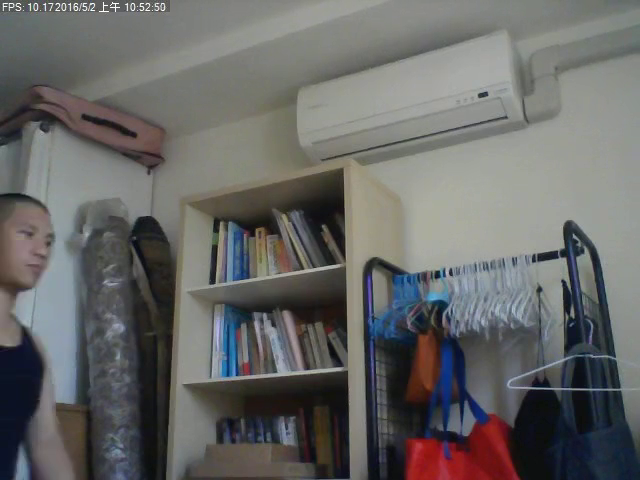
//> input picture frame 19 of FaceCounting/FaceCount/FaceTest.avi, 640 x 480 px
$ ./FaceCount   (built with g++ and OpenCV 4)
//> lines starting //> are read from the running program, lines starting //| are printed output that depends on the picture; after the words box and inside, x2 and y2 are one past the last pixel; in counts of white or black regions, pixels touching at a corner belong together
### CompressiveTracker/CompressiveTracker.cpp

#include "CompressiveTracker.h"
#include <math.h>
#include <iostream>
using namespace cv;
using namespace std;

/** \brief 0: none else: log time */
#define LOG_INIT_PERFORMANCE 0

/** \brief 0: none else: log time */
#define LOG_TRACK_PERFORMANCE 0

/** \brief 0: none else: use */
#define USE_OPENMP 2

/** \brief 0: none else: use */
#define USE_OPENMP_debug 1

/** \brief 0: none else: use */
#define USE_POINTER_FEATURE_CAL 1

#if USE_OPENMP > 0
#include <omp.h>
#endif

//------------------------------------------------
CompressiveTracker::CompressiveTracker(void)
{
	featureMinNumRect = 2;
	featureMaxNumRect = 4;	// number of rectangle from 2 to 4
	featureNum = 50;	// number of all weaker classifiers, i.e,feature pool
	rOuterPositive = 4;	// radical scope of positive samples
	rSearchWindow = 25; // size of search window
	muPositive = vector<float>(featureNum, 0.0f);
	muNegative = vector<float>(featureNum, 0.0f);
	sigmaPositive = vector<float>(featureNum, 1.0f);
	sigmaNegative = vector<float>(featureNum, 1.0f);
	learnRate = 0.85f;	// Learning rate parameter
}

CompressiveTracker::~CompressiveTracker(void)
{
}


// [549 lines left out: functions HaarFeature, sampleRect, sampleRect, getFeatureValue, classifierUpdate, radioClassifier and 7 more, not called in this run]

### FaceCounting/FaceCount/FaceCount.cpp

#include "opencv2/opencv.hpp"

#include <iostream>
#include <stdio.h>
#include <vector>
#include <stdlib.h>
#include "CompressiveTracker.h"
#include <omp.h>

#ifndef LINE_AA
/** \brief opencv putText word thickness  */
#define LINE_AA 16
#endif

#ifndef LINE_8
/** \brief opencv putText word thickness  */
#define LINE_8 8
#endif

/** \brief 0: release mode else: debug mode   Note: useless if you build opencv by yourself !!!! */
#define RUN_IN_DEBUG_MODE 0

/** \brief 0: read from file else: read from webcam */
#define READ_FROM_CAM 0

/** \brief 0: run sample code else: do detect & track */
#define USE_FANG_TRACK 1

/** \brief max string size */
#define MAX_PATH 260

/** \brief 0: do not show else: show detected eyes */
#define SHOW_EYE 0

/** \brief 0: do not show else: show detected faces */
#define SHOW_FACE 1

/** \brief 0: do not show else: show all tracking bounding box */
#define SHOW_TRACK 1

/** \brief 0: do not detect eyes else: detect eyes in detected faces */
#define DETECT_EYE 1

/** \brief 0: do not save else: save result frame as video */
#define SAVE_OUTPUT 0

/** \brief counter threshold to decide if face tracking should be delete */
#define MISS_CNT_TH 10

/** \brief counter threshold to decide if face focus on camera */
#define LOOK_CNT_TH 2

/** \brief 0: do not track else: using tracking */
#define DO_TRACK 1

/** \brief 0: do nothing else: detect memory leak in visual studio in windows */
#define WIN_VC_MEM_LEAK_DETECT 1

/** \brief Down size scale */
#define DOWN_SIZE_SCALE 0

/** \brief 0: do not modify 1:modify CT parameter */
#define SET_CT_PARAMETER 1

/** \brief 0: Full image 1: use ROI */
#define SET_FACE_DETECT_ROI 0

#if WIN_VC_MEM_LEAK_DETECT > 0
#define _CRTDBG_MAP_ALLOC
#include <crtdbg.h>
#endif

/*
double t = (double)getTickCount();
// do something ...
t = ((double)getTickCount() - t)/getTickFrequency();
*/
using namespace std;
using namespace cv;

/** Function Headers */
/** \brief only detect with classifier */
void detectAndDisplay( Mat frame );

#if USE_FANG_TRACK > 0
/** \brief detect with classifier & tracking with FCT*/
void Detect_TrackAndDisplay(Mat frame);

/** \brief matching detected objects to tracking objects*/
int VerifyNewObj(Rect Detect, vector<Rect>& Track);

/** \brief alloc the global vector of detect ROI for OpenCV BUG in Debug mode*/
void InitVector();

/** \brief free the global vector of detect ROI for OpenCV BUG in Debug mode*/
void FreeVector();
#endif


/** Global variables */
String face_cascade_name = "haarcascade_profileface.xml";	// 這模型包含側臉
// String face_cascade_name = "haarcascade_frontalface_alt.xml";	// 這模型只有正臉
String eyes_cascade_name = "haarcascade_eye.xml";
String window_name = "Face Detection & Tracking";

/** \brief face detect classifier */
CascadeClassifier CFace_Cascade;

/** \brief eye detect classifier */
CascadeClassifier CEyes_Cascade;

/** \brief frame counter */
int g_lFrameCnt = 0;
#if USE_FANG_TRACK > 0
/** \brief vector of CT tracking framework class */
vector<CompressiveTracker> vCFCT;

/** \brief vector of CT tracking face result */
vector<Rect> FacesList;

/** \brief miss detect counter of tracking objects */
vector<int> g_VlMissCnt;

/** \brief face fcous counter of tracking objects */
vector<int> g_VlLookCntForEnable;

/** \brief face fcous flag of tracking objects */
vector<bool> g_VbLookEnable;

/** \brief face detect flag of tracking objects */
vector<bool> g_VbDetect;

/** \brief local face detect result ROI */
vector<Rect> g_faces;

/** \brief local eye detect result ROI */
vector<Rect> g_eyes;

/** \brief global face detect result ROI */
vector<Rect>* g_pvEyesDetect = NULL;

/** \brief global eye detect result ROI */
vector<Rect>* g_pvFaceDetect = NULL;

/** \brief face counter */
int g_lFaceCnt = 0;

/** \brief focus counter */
int g_lLookCnt = 0;

#if SAVE_OUTPUT > 0
Size tInputSize;
int lFourcc = 0;
double eFps = 0;
VideoWriter outputVideo; // Open the output
#endif

#endif

#define MP_TEST_NUM 10000

// [104 lines left out: functions TestMP, TestMP_1, not called in this run]

#if USE_FANG_TRACK > 0
void InitVector()
{
	g_pvFaceDetect = new std::vector<cv::Rect>; //never call delete whatever you do
	g_pvEyesDetect = new std::vector<cv::Rect>; //never call delete whatever you do
}

void FreeVector()
{
#if RUN_IN_DEBUG_MODE > 0	// 這段只能在debug mode 跑 >> 不然編譯不會過
	int size = 0;
	Rect *ptFreePtr = NULL;
	double *peFreePtr = NULL;
	unsigned char *pucFreePtr = NULL;
	unsigned char *pucFreePtr_1 = NULL;
	std::_Container_proxy *pPtr = NULL;
	void *pPtr1 = NULL;

	size = sizeof(Rect);
	g_pvFaceDetect->clear();
	g_pvEyesDetect->clear();

	// 這裡很奇怪 他是function pointer 會mem leak >> 用leak大小的指標指到那邊去free
	pPtr = g_pvEyesDetect->_Myproxy();
	pPtr1 = pPtr;
	peFreePtr = (double*)pPtr1;
	free(peFreePtr);
	pPtr = g_pvFaceDetect->_Myproxy();
	pPtr1 = pPtr;
	peFreePtr = (double*)pPtr1;
	free(peFreePtr);

	// 不知為何不能直接delete vector 所以用同長度的型態指標去幫忙free
	ptFreePtr = (Rect*)(g_pvFaceDetect);
	free(ptFreePtr);
	ptFreePtr = (Rect*)(g_pvEyesDetect);
	free(ptFreePtr);

	ptFreePtr = NULL;
	peFreePtr = NULL;
#else
	delete g_pvEyesDetect;
	delete g_pvFaceDetect;
#endif
}
#endif

/** @function main */
int main( void )
{
#if WIN_VC_MEM_LEAK_DETECT > 0
	_CrtSetDbgFlag(_CRTDBG_ALLOC_MEM_DF | _CRTDBG_LEAK_CHECK_DF);
#endif

#if USE_FANG_TRACK > 0
	InitVector();
#endif

    VideoCapture capture;
    Mat CFrame;

	face_cascade_name = "./AdaboostModel/" + face_cascade_name;
	eyes_cascade_name = "./AdaboostModel/" + eyes_cascade_name;

    //-- 1. Load the cascades
    if( !CFace_Cascade.load( face_cascade_name ) ){ printf("--(!)Error loading face cascade\n"); return -1; };
    if( !CEyes_Cascade.load( eyes_cascade_name ) ){ printf("--(!)Error loading eyes cascade\n"); return -1; };

    //-- 2. Read the video stream form cam or file
#if READ_FROM_CAM > 0
    capture.open( -1 );
    if ( ! capture.isOpened() ) { printf("--(!)Error opening video capture\n"); return -1; }
#else
	capture.open("./FaceTest.avi");
	if (!capture.isOpened()) {
		std::cout << "Cannot open the video file on C++ API" << std::endl;
		return -1;
	}
#endif

#if SAVE_OUTPUT > 0
	// Acquire input size
	tInputSize = Size((int)capture.get(CAP_PROP_FRAME_WIDTH), (int)capture.get(CAP_PROP_FRAME_HEIGHT));
#if DOWN_SIZE_SCALE > 0
	tInputSize.width = tInputSize.width / DOWN_SIZE_SCALE;
	tInputSize.height = tInputSize.height / DOWN_SIZE_SCALE;
#endif
	lFourcc = static_cast<int>(capture.get(CAP_PROP_FOURCC));     // Get Codec Type- Int form
	eFps = capture.get(CAP_PROP_FPS);
	outputVideo.open("./Out.avi", -1, eFps, tInputSize, true);

	if (!outputVideo.isOpened())
	{
		cout << "Could not open the output video for write: " << endl;
		return -1;
	}
#endif
    while ( capture.read(CFrame) )
    {
//> CFrame is the input picture: 480 rows x 640 cols, CV_8UC3; mean B, G, R 102, 103.3, 103.4
        if(CFrame.empty() )
        {
            printf(" --(!) No captured frame -- Break!");
            break;
        }
		g_lFrameCnt++;

        //-- 3. Apply the classifier to the frame (you could choose tracking or not)
#if USE_FANG_TRACK > 0
		Detect_TrackAndDisplay(CFrame);
#else
		detectAndDisplay(CFrame);
#endif
        int c = waitKey(1);
        if( (char)c == 27 ) { break; } // escape
    }
#if USE_FANG_TRACK > 0
	FreeVector();
#endif
    return 0;
}

/** @function detectAndDisplay */
// [36 lines left out: function detectAndDisplay, not called in this run]

#if USE_FANG_TRACK > 0
void Detect_TrackAndDisplay(Mat frame)
{
	vector<bool> FacesEye;	// 記錄有沒有偵測到眼睛
	Rect NewFace;
	CompressiveTracker CFCT_Current;
	Mat frame_gray;
	char strFrame[MAX_PATH];
	float fRadioMax = 0;
	bool bNewObj = false;
	int lMinIndex = 0;
	size_t tSizeTmp;
	double eTime = 0, eTimeDetect = 0, eTimeTrack = 0;

	Size tFaceSize(90, 90);
	Size tEyeSize(30, 30);


#if DOWN_SIZE_SCALE > 0
	cv::resize(frame, frame, cv::Size(frame.cols / DOWN_SIZE_SCALE, frame.rows / DOWN_SIZE_SCALE));
	tFaceSize.width = tFaceSize.width / DOWN_SIZE_SCALE;
	tFaceSize.height = tFaceSize.height / DOWN_SIZE_SCALE;
	tEyeSize.width = tEyeSize.width / DOWN_SIZE_SCALE;
	tEyeSize.height = tEyeSize.height / DOWN_SIZE_SCALE;
#endif

#if SET_FACE_DETECT_ROI > 0
	Rect tFaceROI;

	tFaceROI.x = 0;
	tFaceROI.y = 0;
	tFaceROI.width = 640;
	tFaceROI.height = 340;
#endif
	eTime = (double)getTickCount();
	cvtColor(frame, frame_gray, COLOR_BGR2GRAY);
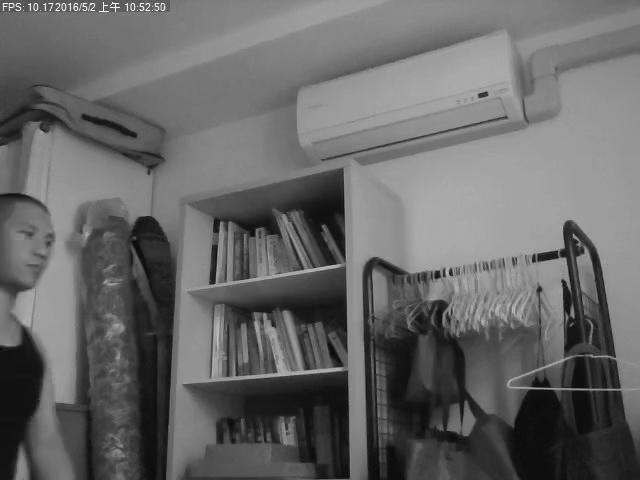
//> frame_gray: 480 rows x 640 cols, CV_8UC1; min 8, max 255, mean 103.1
#if SET_FACE_DETECT_ROI > 0
	Mat frame_grayHist;	// 取ROI一定要有BUFFER
	equalizeHist(frame_gray, frame_grayHist);
	frame_gray = frame_grayHist(tFaceROI);
	// imwrite("./Gray_Image_ROI.jpg", frame_gray);
#else
	equalizeHist(frame_gray, frame_gray);
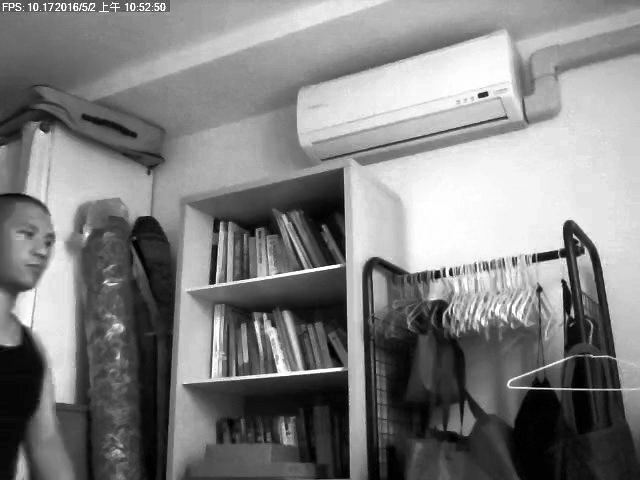
//> frame_gray: 480 rows x 640 cols, CV_8UC1; min 0, max 255, mean 128.5
#endif

	eTimeDetect = (double)getTickCount();
	//-- Detect faces
	CFace_Cascade.detectMultiScale(frame_gray, *g_pvFaceDetect, 1.1, 2, 0 | CASCADE_SCALE_IMAGE, tFaceSize);

	tSizeTmp = g_pvFaceDetect->size();
	FacesEye.assign(g_pvFaceDetect->size(), false);

#if DETECT_EYE > 0
	//-- Detect eyes in each faces
	for (size_t i = 0; i < g_pvFaceDetect->size(); i++)
	{
		Point center((*g_pvFaceDetect)[i].x + (*g_pvFaceDetect)[i].width / 2, (*g_pvFaceDetect)[i].y + (*g_pvFaceDetect)[i].height / 2);
		Mat faceROI = frame_gray((*g_pvFaceDetect)[i]);

		//-- In each face, detect eyes
		CEyes_Cascade.detectMultiScale(faceROI, *g_pvEyesDetect, 1.1, 2, 0 | CASCADE_SCALE_IMAGE, tEyeSize);

#if SHOW_FACE > 0
		sprintf(strFrame, "(%d %d)", (*g_pvFaceDetect)[i].width, (*g_pvFaceDetect)[i].height);
		putText(frame, strFrame, cvPoint((*g_pvFaceDetect)[i].x, (*g_pvFaceDetect)[i].y), 1, 1, CV_RGB(0, 0, 200), 1, LINE_AA);
#endif
		if (g_pvEyesDetect->size() > 0)
		{
			FacesEye[i] = true;
#if SHOW_FACE > 0
			ellipse(frame, center, Size((*g_pvFaceDetect)[i].width / 2, (*g_pvFaceDetect)[i].height / 2), 0, 0, 360, Scalar(0, 200, 0), 4, 8, 0);
#endif
		}
		else
		{
			FacesEye[i] = false;
#if SHOW_FACE > 0
			ellipse(frame, center, Size((*g_pvFaceDetect)[i].width / 2, (*g_pvFaceDetect)[i].height / 2), 0, 0, 360, Scalar(0, 200, 200), 4, 8, 0);
#endif
		}


#if SHOW_EYE > 0
		for (size_t j = 0; j < g_pvEyesDetect->size(); j++)
		{
			Point eye_center((*g_pvFaceDetect)[i].x + (*g_pvEyesDetect)[j].x + (*g_pvEyesDetect)[j].width / 2, (*g_pvFaceDetect)[i].y + (*g_pvEyesDetect)[j].y + (*g_pvEyesDetect)[j].height / 2);
			int radius = cvRound(((*g_pvEyesDetect)[j].width + (*g_pvEyesDetect)[j].height)*0.25);
			circle(frame, eye_center, radius, Scalar(255, 0, 0), 4, 8, 0);
		}
#endif
	}
//> after the loop, strFrame = ""
#endif
	eTimeDetect = ((double)getTickCount() - eTimeDetect) / getTickFrequency();

	if (g_lFrameCnt == 34)
	{
		g_lFrameCnt = g_lFrameCnt;
	}

#if DO_TRACK > 0
	printf("Frame: %d FaceNum: %d TrackNum: %d\n", g_lFrameCnt, (*g_pvFaceDetect).size(), FacesList.size());
	eTimeTrack = (double)getTickCount();
	// tracking current faces list
	for (size_t i = 0; i < FacesList.size(); i++)
	{
		fRadioMax = vCFCT[i].ProcessFrameWithScore(frame_gray, FacesList[i]);// Process frame
	}
	eTimeTrack = ((double)getTickCount() - eTimeTrack) / getTickFrequency();


	// update FacesList
	g_VbDetect.clear();
	tSizeTmp = FacesList.size();
//> tSizeTmp = 0
	g_VbDetect.assign(tSizeTmp, false);
	for (size_t i = 0; i < (*g_pvFaceDetect).size(); i++)
	{
		NewFace = (*g_pvFaceDetect)[i];
		lMinIndex = VerifyNewObj(NewFace, FacesList);
		if (lMinIndex < 0)
		{	// 新物件就init追蹤

#if SET_CT_PARAMETER > 0
			CFCT_Current.CT_SetParameter(-1, -1, 20, -1, 15, -1);
#endif
			CFCT_Current.init(frame_gray, NewFace);	// init FCT with new object


			vCFCT.push_back(CFCT_Current);
			FacesList.push_back(NewFace);
			g_VlMissCnt.push_back(0);
			g_VbDetect.push_back(true);
			if (FacesEye[i])
			{
				g_VlLookCntForEnable.push_back(1);
			}
			else
			{
				g_VlLookCntForEnable.push_back(0);
			}
			g_VbLookEnable.push_back(false);
			g_lFaceCnt++;
		}
		else
		{	// 有match
			g_VbDetect[lMinIndex] = true;
			if (FacesEye[i] && !g_VbLookEnable[lMinIndex])
			{
				g_VlLookCntForEnable[lMinIndex]++;
				if (g_VlLookCntForEnable[lMinIndex] > LOOK_CNT_TH)
				{
					g_VbLookEnable[lMinIndex] = true;
					g_lLookCnt++;
				}

			}
		}
	}
//> after the loop, vCFCT = 0 items; g_lFaceCnt = 0; g_lLookCnt = 0

	// 計算miss cnt
	for (size_t i = 0; i < g_VbDetect.size(); i++)
	{
		if (!g_VbDetect[i])
		{	//有追蹤 但沒有偵測到臉
			g_VlMissCnt[i]++;
		}
		else
		{	// 有偵測到 >> miss cnt 歸零
			g_VlMissCnt[i]= 0;
		}
	}

	// 將miss cnt 過高的移除追蹤
	for (size_t i = 0; i < g_VbDetect.size(); i++)
	{
		if (g_VlMissCnt[i] > MISS_CNT_TH)
		{	// miss cnt 過高 >> 移除
			vCFCT.erase(vCFCT.begin() + i);
			FacesList.erase(FacesList.begin() + i);
			g_VbDetect.erase(g_VbDetect.begin() + i);
			g_VlMissCnt.erase(g_VlMissCnt.begin() + i);
			g_VlLookCntForEnable.erase(g_VlLookCntForEnable.begin() + i);
			g_VbLookEnable.erase(g_VbLookEnable.begin() + i);
			i--;
		}
	}
#endif

#if SHOW_TRACK > 0
	// show bounding box of tracking current face
	for (size_t i = 0; i < FacesList.size(); i++)
	{
		rectangle(frame,
			Point(FacesList[i].x, FacesList[i].y),
			Point(FacesList[i].x+ FacesList[i].width, FacesList[i].y+ FacesList[i].height),
			Scalar(0, 0, 255), 1, 8);
	}
//> this loop made 0 passes
#endif

	// log 的黑底
	rectangle(frame, Point(0, 0), Point(300, 50), Scalar(0, 0, 0), -1, 8);

	sprintf(strFrame, "Face Cnt: %d Focus Cnt:%d", g_lFaceCnt, g_lLookCnt);
//> strFrame = "Face Cnt: 0 Focus Cnt:0"
	putText(frame, strFrame, cvPoint(0, 10), 1, 1, CV_RGB(200, 120, 0), 1, LINE_8);
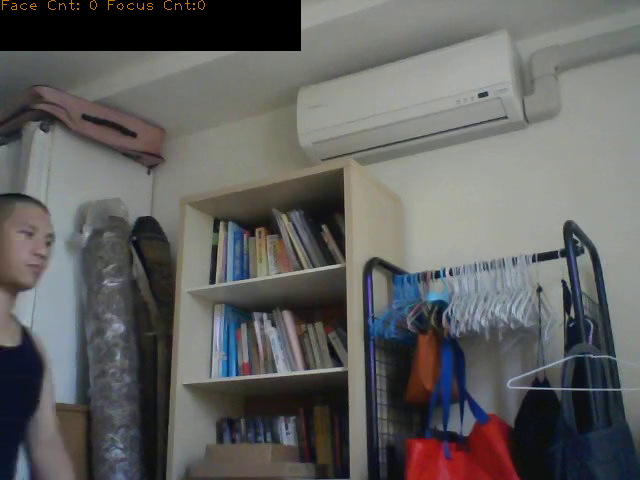
//> frame: 480 rows x 640 cols, CV_8UC3; mean B, G, R 96, 97.2, 97.5

	sprintf(strFrame, "Frame: %d ", g_lFrameCnt);
//> strFrame = "Frame: 1 "
	putText(frame, strFrame, cvPoint(0, 25), 1, 1, CV_RGB(200, 200, 0), 1, LINE_8);
//> frame: 480 rows x 640 cols, CV_8UC3; 117 pixels changed, all inside (x1, y1, x2, y2) = (2, 15, 69, 25)

	eTime = ((double)getTickCount() - eTime) / getTickFrequency();

	sprintf(strFrame, "FPS: %.3f ", 1/eTime);
	putText(frame, strFrame, cvPoint(100, 25), 1, 1, CV_RGB(200, 200, 0), 1, LINE_8);

	sprintf(strFrame, "detect: %.1f%% track: %.1f%%", eTimeDetect / eTime*100, eTimeTrack / eTime*100);
	putText(frame, strFrame, cvPoint(0, 40), 1, 1, CV_RGB(200, 200, 0), 1, LINE_8);

	printf("Face Cnt: %d Focus Cnt:%d FPS: %.3f\n", g_lFaceCnt, g_lLookCnt, 1 / eTime);
	printf("detect: %.1f%% track: %.1f%% \n", eTimeDetect / eTime * 100, eTimeTrack / eTime * 100);

#if SAVE_OUTPUT > 0
	outputVideo.write(frame); //save
#endif
	//-- Show what you got
	imshow(window_name, frame);
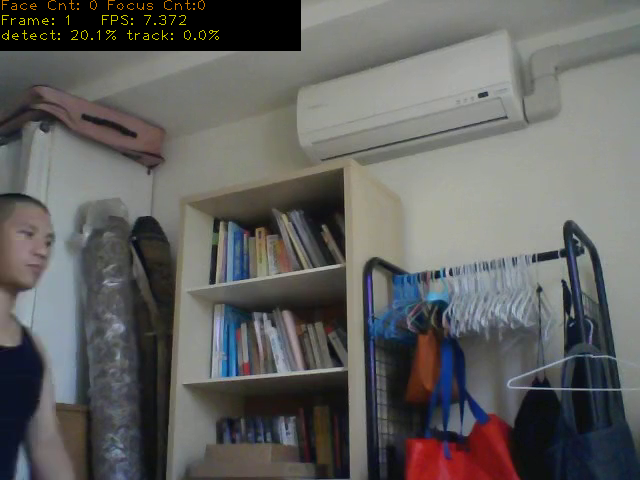
//> window 'Face Detection & Tracking': 480 rows x 640 cols, CV_8UC3; mean B, G, R 96, 97.7, 97.9
//> the Esc key is pressed

	printf("this frame end\n");
}

// [45 lines left out: functions GetDistance, VerifyNewObj, not called in this run]
#endif

$ run again, starting later in the video
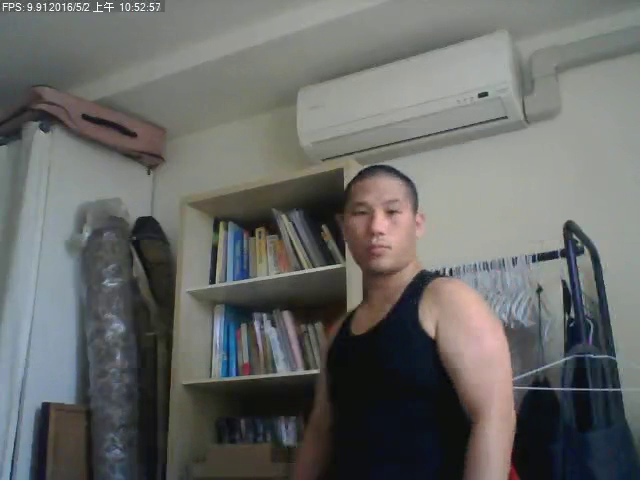
//> input picture frame 88 of FaceCounting/FaceCount/FaceTest.avi, 640 x 480 px
//> CFrame is the input picture: 480 rows x 640 cols, CV_8UC3; mean B, G, R 102.4, 104.8, 103.5
//> after the loop in Detect_TrackAndDisplay, `for (size_t i = 0; i < g_pvFaceDetect->size(); i++)`: strFrame = "(97 97)"
//> tSizeTmp = 0
//> the loop in Detect_TrackAndDisplay, `for (size_t i = 0; i < (*g_pvFaceDetect).size(); i++)` made 1 pass
//> lMinIndex on pass 1: -1
//> after the loop in Detect_TrackAndDisplay, `for (size_t i = 0; i < (*g_pvFaceDetect).size(); i++)`: g_lFaceCnt = 1; g_lLookCnt = 0
//> the loop in Detect_TrackAndDisplay, `for (size_t i = 0; i < FacesList.size(); i++)` made 1 pass
//> after the loop in Detect_TrackAndDisplay, `for (size_t i = 0; i < FacesList.size(); i++)`:
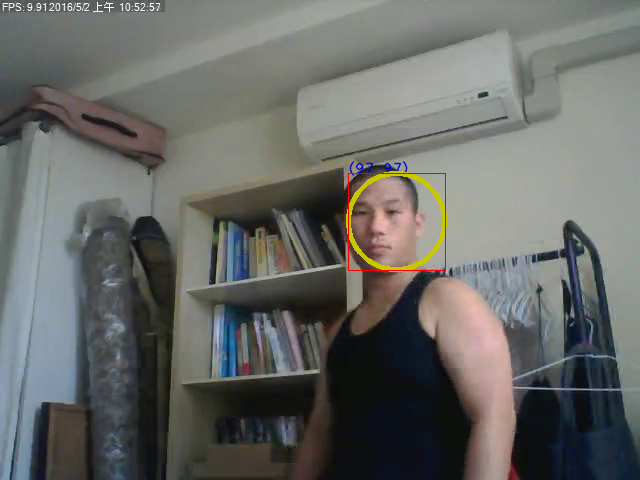
//> frame: 480 rows x 640 cols, CV_8UC3; mean B, G, R 101.8, 104.9, 103.9
//> in Detect_TrackAndDisplay, `sprintf(strFrame, "Face Cnt: %d Focus Cnt:%d", g_lFaceCnt, g_lLookCnt);`: strFrame = "Face Cnt: 1 Focus Cnt:0"
//> in Detect_TrackAndDisplay, `sprintf(strFrame, "Frame: %d ", g_lFrameCnt);`: strFrame = "Frame: 1 "
//> in Detect_TrackAndDisplay, `imshow(window_name, frame);`:
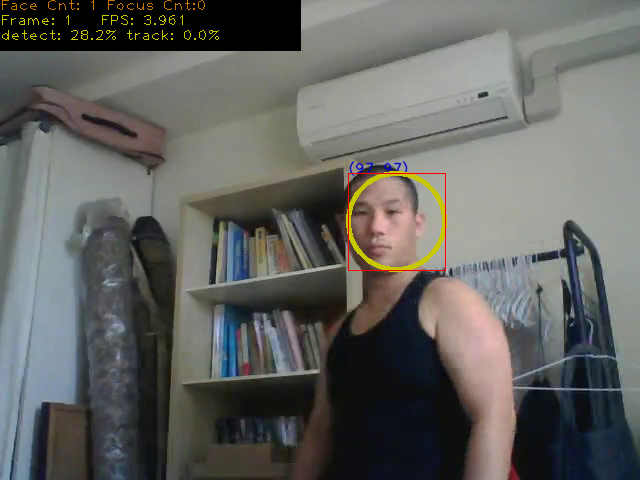
//> window 'Face Detection & Tracking': 480 rows x 640 cols, CV_8UC3; mean B, G, R 95.6, 99.2, 98.4
